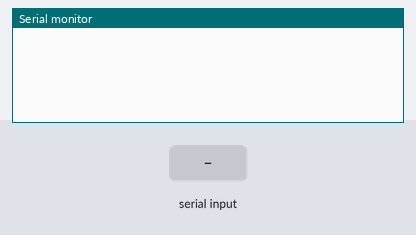
Simulated run of this program. Board: ATmega8, built with avr-gcc and emulated at 11.0592 MHz. Parts: the last lines printed to the serial monitor. The inputs (shaded band) are chosen by the test bench.

Above: at 1.2 s.
1.3 s: "_\n" received over Serial
At 2.5 s:
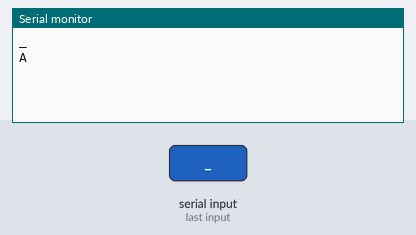
2.8 s: byte 32 (32) received over Serial
At 3.6 s:
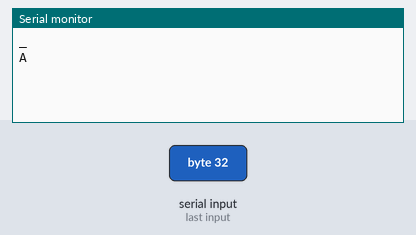
4.3 s: "90,45\n" received over Serial
At 5.0 s:
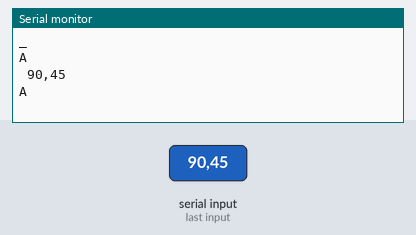
5.8 s: "10\n" received over Serial
At 7.1 s:
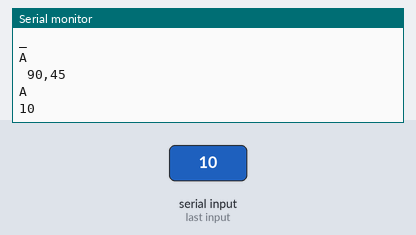

The program:

main.c
```c
/*
 * Example zforth main app for atmega8. This is about the smallest environment
 * in which zForth can be useful. Memory could be saved by leaving out
 * ZF_ENABLE_BOOTSTRAP and provide the basic dictionary through some other
 * method, but that would make this example overly complicated.
 */

#include <stdint.h>
#include <stdio.h>
#include <stdlib.h>
#include <stdarg.h>

#include <avr/io.h>
#include "zforth.h"

#define UART_BAUD(baudrate)     ((F_CPU / baudrate) / 16 - 1)

static void uart_init(uint16_t baudrate);
static int uart_tx(char c, FILE *f);
static int uart_rx(FILE *);
static FILE f = FDEV_SETUP_STREAM(uart_tx, uart_rx, _FDEV_SETUP_RW);

static char buf[32];


int main(void)
{
	/* Setup stdin/stdout */

	uart_init(UART_BAUD(9600));
	stdout = stdin = &f;


	/* Initialize zforth */

	zf_init(1);
	zf_bootstrap();
	zf_eval(": . 1 sys ;");


	/* Main loop: read words and eval */

	uint8_t l = 0;

	for(;;) {
		int c = getchar();
		putchar(c);
		if(c == 10 || c == 13 || c == 32) {
			zf_result r = zf_eval(buf);
			if(r != ZF_OK) puts("A");
			l = 0;
		} else if(l < sizeof(buf)-1) {
			buf[l++] = c;
		}

		buf[l] = '\0';
	}

}


zf_input_state zf_host_sys(zf_syscall_id id, const char *input)
{
	char buf[16];

	switch((int)id) {

		case ZF_SYSCALL_EMIT:
			putchar((char)zf_pop());
			fflush(stdout);
			break;

		case ZF_SYSCALL_PRINT:
			itoa(zf_pop(), buf, 10);
			puts(buf);
			break;
	}

	return 0;
}


zf_cell zf_host_parse_num(const char *buf)
{
	char *end;
        zf_cell v = strtol(buf, &end, 0);
	if(*end != '\0') {
                zf_abort(ZF_ABORT_NOT_A_WORD);
        }
        return v;
}


void uart_init(uint16_t baudrate)
{
	UBRRH = (baudrate >> 8);			/* Set the baudrate [p.132] */
	UBRRL = (baudrate & 0xff);
	UCSRB = (1<<RXCIE) | (1<<RXEN) | (1<<TXEN);	/* Enable receiver and transmitter and rx interrupts [p.136] */
	UCSRC = (1<<URSEL) | (1<<UCSZ1) | (1<<UCSZ0);	/* Set to no parity, 8 data bits, 1 stopbit */

}


static int uart_tx(char c, FILE *f)
{
	while(!(UCSRA & (1<<UDRE)));
	UDR = c;
	return 0;
}


int uart_rx(FILE *f)
{
	while( ! (UCSRA & (1<<RXC)));
	return(UDR);
}


/*
 * End
 */
```

zfconf.h
```c
#ifndef zfconf
#define zfconf

/* Set to 1 to add tracing support for debugging and inspection. Requires the
 * zf_host_trace() function to be implemented. Adds about one kB to .text and
 * .rodata, dramatically reduces speed, but is very useful. Make sure to enable
 * tracing at run time when calling zf_init() or by setting the 'trace' user
 * variable to 1 */

#define ZF_ENABLE_TRACE 0


/* Set to 1 to add boundary checks to stack operations. Increases .text size
 * by approx 100 bytes */

#define ZF_ENABLE_BOUNDARY_CHECKS 1


/* Set to 1 to enable bootstrapping of the forth dictionary by adding the
 * primitives and user veriables. On small embedded systems you may choose to
 * leave this out and start by loading a cross-compiled dictionary instead.
 * Enabling adds a few hundred bytes to the .text and .rodata segments */

#define ZF_ENABLE_BOOTSTRAP 1


/* Set to 1 to enable typed access to memory. This allows memory read and write
 * of signed and unsigned memory of 8, 16 and 32 bits width, as well as the zf_cell
 * type. This adds a few hundred bytes of .text. Check the memaccess.zf file for
 * examples how to use these operations */

#define ZF_ENABLE_TYPED_MEM_ACCESS 0


/* Type to use for the basic cell, data stack and return stack. Choose a signed
 * integer type that suits your needs, or 'float' or 'double' if you need
 * floating point numbers */

typedef int32_t zf_cell;
#define ZF_CELL_FMT "%ld"


/* The type to use for pointers and adresses. 'unsigned int' is usually a good
 * choice for best performance and smallest code size */

typedef unsigned int zf_addr;
#define ZF_ADDR_FMT "%04x"


/* Number of cells in memory regions: dictionary size is given in bytes, stack
 * sizes are number of elements */

#define ZF_DICT_SIZE 512
#define ZF_DSTACK_SIZE 8
#define ZF_RSTACK_SIZE 8

#endif
```

zforth.h
```c
#ifndef zforth_h
#define zforth_h

#include "zfconf.h"

/* Abort reasons */

typedef enum {
	ZF_OK,
	ZF_ABORT_INTERNAL_ERROR,
	ZF_ABORT_OUTSIDE_MEM,
	ZF_ABORT_DSTACK_UNDERRUN,
	ZF_ABORT_DSTACK_OVERRUN,
	ZF_ABORT_RSTACK_UNDERRUN,
	ZF_ABORT_RSTACK_OVERRUN,
	ZF_ABORT_NOT_A_WORD,
	ZF_ABORT_COMPILE_ONLY_WORD,
	ZF_ABORT_INVALID_SIZE
} zf_result;

typedef enum {
	ZF_MEM_SIZE_VAR,
	ZF_MEM_SIZE_CELL,
	ZF_MEM_SIZE_U8,
	ZF_MEM_SIZE_U16,
	ZF_MEM_SIZE_U32,
	ZF_MEM_SIZE_S8,
	ZF_MEM_SIZE_S16,
	ZF_MEM_SIZE_S32
} zf_mem_size;

typedef enum {
	ZF_INPUT_INTERPRET,
	ZF_INPUT_PASS_CHAR,
	ZF_INPUT_PASS_WORD
} zf_input_state;

typedef enum {
	ZF_SYSCALL_EMIT,
	ZF_SYSCALL_PRINT,
	ZF_SYSCALL_TELL,
	ZF_SYSCALL_USER = 128
} zf_syscall_id;


/* ZForth API functions */


void zf_init(int trace);
void zf_bootstrap(void);
void *zf_dump(size_t *len);
zf_result zf_eval(const char *buf);
void zf_abort(zf_result reason);

void zf_push(zf_cell v);
zf_cell zf_pop(void);
zf_cell zf_pick(zf_addr n);

/* Host provides these functions */

zf_input_state zf_host_sys(zf_syscall_id id, const char *last_word);
void zf_host_trace(const char *fmt, va_list va);
zf_cell zf_host_parse_num(const char *buf);

#endif
```

Source omitted: zforth.c (17007 bytes)

Measured:
- after the input at 1.3 s, the serial monitor: prints a new line at once (image 1)
- after the input at 2.8 s, the serial monitor: prints a new line at once (image 2)
- after the input at 4.3 s, the serial monitor: prints a new line at once (image 3)
- after the input at 5.8 s, the serial monitor: prints a new line at once (image 4)
